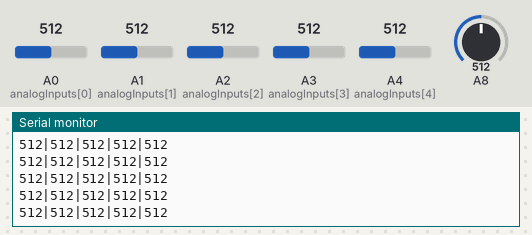
Simulated run of this sketch. Board: Arduino Leonardo, built with avr-gcc and run on an emulated ATmega32U4. On the bench: the last lines printed to the serial monitor. Inputs (shaded band) come from the test bench; at power-on: A0 (analogInputs[0]) = 512, A1 (analogInputs[1]) = 512, A2 (analogInputs[2]) = 512, A3 (analogInputs[3]) = 512, A4 (analogInputs[4]) = 512, A8 = 512. USB keyboard and mouse output is not drawn.

Above: at 1.2 s.
1.3 s: A0 (analogInputs[0]) set to 716
At 2.1 s:
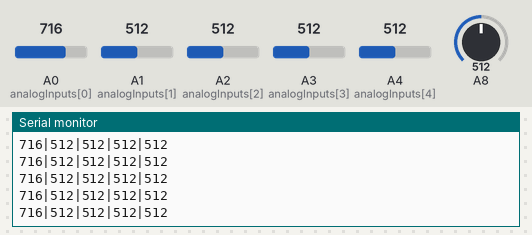
2.8 s: A1 (analogInputs[1]) set to 716
At 3.9 s:
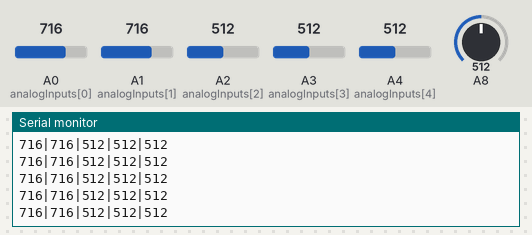
4.3 s: A2 (analogInputs[2]) set to 716
At 4.8 s:
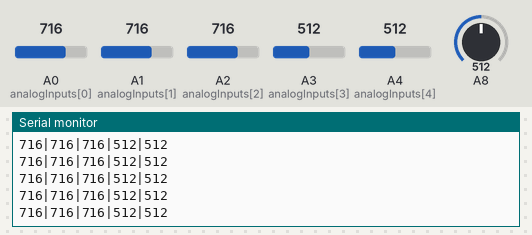
5.8 s: A3 (analogInputs[3]) set to 716
At 6.4 s:
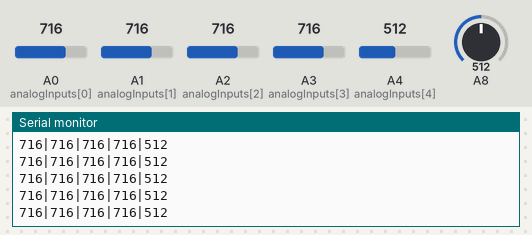
7.3 s: A4 (analogInputs[4]) set to 716
At 7.9 s:
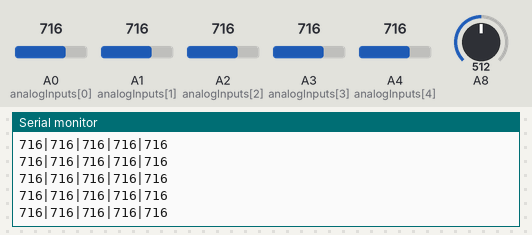
8.8 s: A0 (analogInputs[0]) set to 992
At 9.9 s:
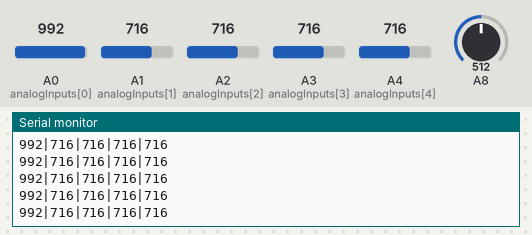
Timing chart, 0 to 11.3 s (numbered marks = the images above; inputs shaded):
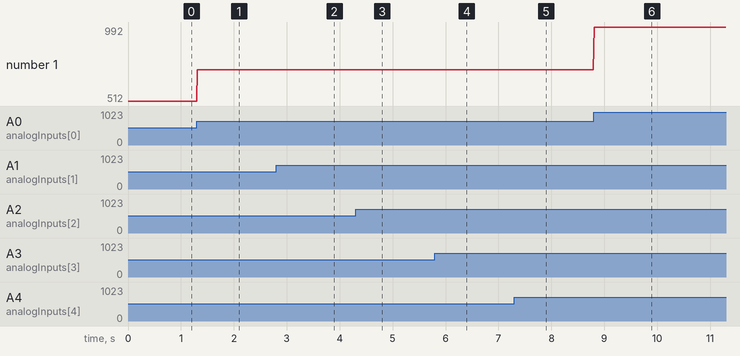

Measured:
- after the input at 1.3 s, the serial monitor: prints a new line at once (image 1)
- after the input at 2.8 s, the serial monitor: prints a new line at once (image 2)
- after the input at 4.3 s, the serial monitor: prints a new line at once (image 3)
- after the input at 5.8 s, the serial monitor: prints a new line at once (image 4)
- after the input at 7.3 s, the serial monitor: prints a new line at once (image 5)
- after the input at 8.8 s, the serial monitor: prints a new line at once (image 6)
- plotted number 1: 512 → 716 after the input at 1.3 s, 716 → 992 after the input at 8.8 s

The sketch:

deej-5-sliders-vanilla.ino
```cpp
#include "Keyboard.h"

const int NUM_SLIDERS = 5;
const int analogInputs[NUM_SLIDERS] = {A0, A1, A2, A3, A4};
int previous = 1;
int analogSliderValues[NUM_SLIDERS];

void setup() {
  for (int i = 0; i < NUM_SLIDERS; i++) {
    pinMode(analogInputs[i], INPUT);
  }
  pinMode(4,INPUT);
  pinMode(8,INPUT);
  Keyboard.begin();
  Serial.begin(9600);
}

void loop() {
  updateSliderValues();
  sendSliderValues(); // Actually send data (all the time)
  // printSliderValues(); // For debug
  delay(10);

 //Serial.print(analogRead(8));
 if (analogRead(8) == 1023){
    if (previous == 1){
      //Serial.print("===============================");
      Keyboard.press(0x80);
      Keyboard.press(0x82);
      Keyboard.press(0xD8);
      Keyboard.release(0x80);
      Keyboard.release(0x82);
      Keyboard.release(0xD8);
      previous = 2;
      delay(100);
    }
 }
 if (analogRead(8) != 1023){
    if (previous == 2){
      //Serial.print("+++++++++++++++++++++++++++++++++");
      Keyboard.press(0x80);
      Keyboard.press(0x82);
      Keyboard.press(0xD7);
      Keyboard.release(0x80);
      Keyboard.release(0x82);
      Keyboard.release(0xD7);
      previous = 1;
      delay(100);
    }
 }


}

void updateSliderValues() {
  for (int i = 0; i < NUM_SLIDERS; i++) {
     analogSliderValues[i] = analogRead(analogInputs[i]);
  }
}

void sendSliderValues() {
  String builtString = String("");

  for (int i = 0; i < NUM_SLIDERS; i++) {
    builtString += String((int)analogSliderValues[i]);

    if (i < NUM_SLIDERS - 1) {
      builtString += String("|");
    }
  }

  Serial.println(builtString);
}

void printSliderValues() {
  for (int i = 0; i < NUM_SLIDERS; i++) {
    String printedString = String("Slider #") + String(i + 1) + String(": ") + String(analogSliderValues[i]) + String(" mV");
    Serial.write(printedString.c_str());

    if (i < NUM_SLIDERS - 1) {
      Serial.write(" | ");
    } else {
      Serial.write("\n");
    }
  }
}
```
